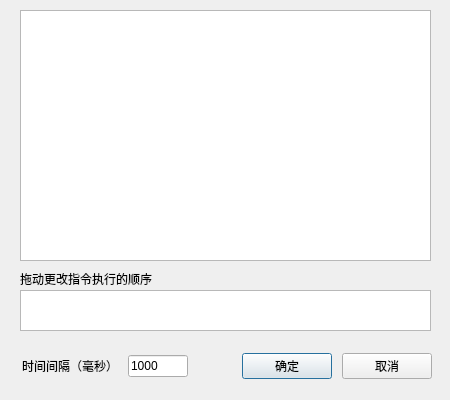
<?xml version="1.0" encoding="UTF-8"?>
<ui version="4.0">
 <class>CommandScriptDialog</class>
 <widget class="QDialog" name="CommandScriptDialog">
  <property name="geometry">
   <rect>
    <x>0</x>
    <y>0</y>
    <width>450</width>
    <height>400</height>
   </rect>
  </property>
  <property name="minimumSize">
   <size>
    <width>450</width>
    <height>400</height>
   </size>
  </property>
  <property name="maximumSize">
   <size>
    <width>450</width>
    <height>400</height>
   </size>
  </property>
  <property name="windowTitle">
   <string>Dialog</string>
  </property>
  <widget class="QListView" name="listView">
   <property name="geometry">
    <rect>
     <x>20</x>
     <y>10</y>
     <width>411</width>
     <height>251</height>
    </rect>
   </property>
   <property name="acceptDrops">
    <bool>true</bool>
   </property>
   <property name="selectionMode">
    <enum>QAbstractItemView::MultiSelection</enum>
   </property>
  </widget>
  <widget class="QWidget" name="layoutWidget">
   <property name="geometry">
    <rect>
     <x>22</x>
     <y>351</y>
     <width>410</width>
     <height>30</height>
    </rect>
   </property>
   <layout class="QHBoxLayout" name="horizontalLayout">
    <property name="spacing">
     <number>10</number>
    </property>
    <item>
     <widget class="QLabel" name="label_2">
      <property name="text">
       <string>时间间隔（毫秒）</string>
      </property>
     </widget>
    </item>
    <item>
     <widget class="QLineEdit" name="timeLineEdit">
      <property name="maximumSize">
       <size>
        <width>60</width>
        <height>16777215</height>
       </size>
      </property>
      <property name="inputMethodHints">
       <set>Qt::ImhNone</set>
      </property>
      <property name="text">
       <string>1000</string>
      </property>
      <property name="clearButtonEnabled">
       <bool>false</bool>
      </property>
     </widget>
    </item>
    <item>
     <spacer name="horizontalSpacer">
      <property name="orientation">
       <enum>Qt::Horizontal</enum>
      </property>
      <property name="sizeHint" stdset="0">
       <size>
        <width>40</width>
        <height>20</height>
       </size>
      </property>
     </spacer>
    </item>
    <item>
     <widget class="QPushButton" name="confirmButton">
      <property name="minimumSize">
       <size>
        <width>90</width>
        <height>0</height>
       </size>
      </property>
      <property name="text">
       <string>确定</string>
      </property>
     </widget>
    </item>
    <item>
     <widget class="QPushButton" name="cancelButton">
      <property name="minimumSize">
       <size>
        <width>90</width>
        <height>0</height>
       </size>
      </property>
      <property name="text">
       <string>取消</string>
      </property>
     </widget>
    </item>
   </layout>
  </widget>
  <widget class="QListWidget" name="listWidget">
   <property name="geometry">
    <rect>
     <x>20</x>
     <y>290</y>
     <width>411</width>
     <height>41</height>
    </rect>
   </property>
   <property name="verticalScrollBarPolicy">
    <enum>Qt::ScrollBarAlwaysOff</enum>
   </property>
   <property name="dragEnabled">
    <bool>true</bool>
   </property>
   <property name="dragDropMode">
    <enum>QAbstractItemView::InternalMove</enum>
   </property>
   <property name="flow">
    <enum>QListView::LeftToRight</enum>
   </property>
  </widget>
  <widget class="QLabel" name="label_3">
   <property name="geometry">
    <rect>
     <x>20</x>
     <y>270</y>
     <width>143</width>
     <height>18</height>
    </rect>
   </property>
   <property name="text">
    <string>拖动更改指令执行的顺序</string>
   </property>
  </widget>
 </widget>
 <resources/>
 <connections/>
</ui>
